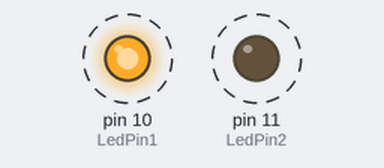
The sketch below on a simulated Arduino Uno, built with avr-gcc and run on an emulated ATmega328P. Shown: output pins drawn as LEDs (lit = HIGH). Dashed ring = blinking.

Above: at 0.3 s.
Timing chart, 0 to 4.8 s (numbered marks = the images above):
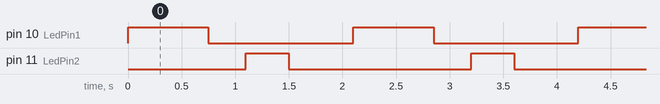

The sketch:

Example_7.ino
```cpp
const int LedPin1=10;
const int LedPin2=11;

void setup()
{
  pinMode(LedPin1, OUTPUT);
  pinMode(LedPin2, OUTPUT);

}

void loop()
{

  digitalWrite(LedPin1, HIGH);
  delay(750); // Wait for 750 millisecond(s)
  digitalWrite(LedPin1, LOW);
  delay(350); // Wait for 350 millisecond(s)

  digitalWrite(LedPin2, HIGH);
  delay(400); // Wait for 400 millisecond(s)
  digitalWrite(LedPin2, LOW);
  delay(600); // Wait for 600 millisecons(s)
}
```

Measured:
- by itself, pin 10 (LedPin1): alternates HIGH for 0.75 s and LOW for 1.4 s
- by itself, pin 11 (LedPin2): alternates HIGH for 0.40 s and LOW for 1.7 s
- by itself, everything shown: repeats every 2.1 s, in 4 steps
